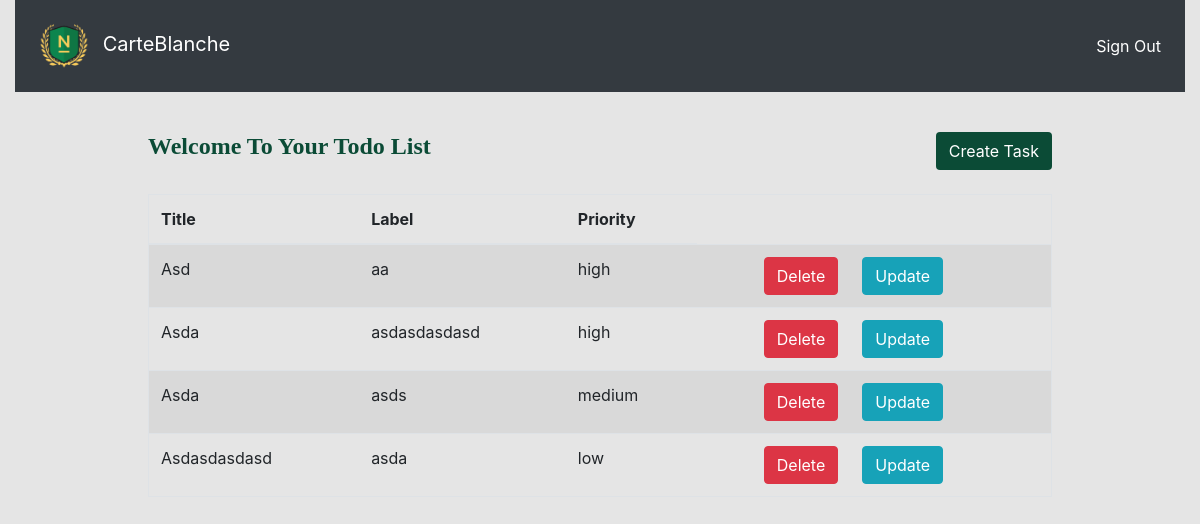
Before: /index (signed in) with the older database file.
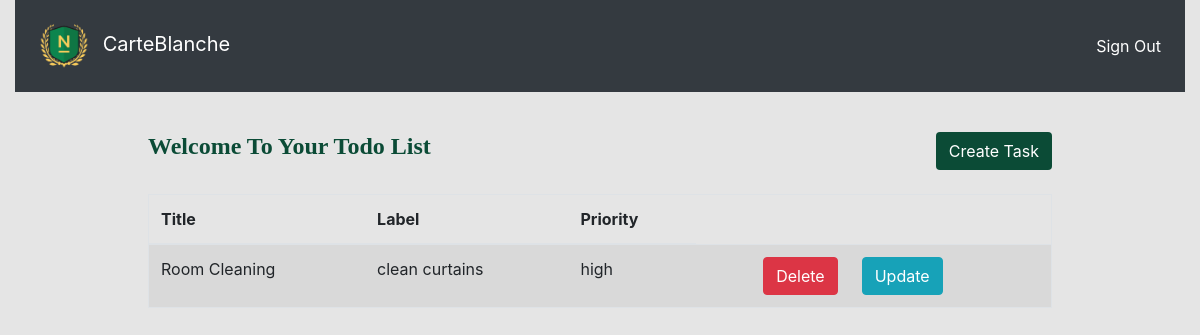
After: the same page with the newer database file.
### app.py (models this page shows)
class Task(db.Model):
    id = db.Column(db.Integer, primary_key=True)
    title = db.Column(db.String(200), nullable = False)
    priority = db.Column(db.String(20), nullable = False)
    label = db.Column(db.String(30), nullable = True)
    todo_id = db.Column(db.Integer, db.ForeignKey('todo.id'), nullable=False)
    todo = db.relationship('Todo',
        backref=db.backref('task', lazy=True))

### app.py (the view)
@app.route("/index")
def index():
    if 'username' not in session:
        return redirect(url_for('login'))
    else:
        results = None
        try:
            username = session["username"].lower()
            user = User.query.filter_by(username=username).first()
            todo = Todo.query.filter_by(user_id=user.id).first()
            order = {'low' : 3, 'medium' : 2, "high" : 1}
            sort_logic = case(value=Task.priority, whens=order).label("priority")
            results = Task.query.filter_by(todo_id=todo.id).order_by(sort_logic).all()
            print(results)
            return render_template("index.html", results = results, todo_id = todo.id )
        except:
            print("Error Occured")
    return render_template("index.html", results = results, todo_id = todo.id )

### templates/index.html (shortened to what this page needs)
{% extends 'base.html' %}
{% block body %}
<div class="container-fluid">
    <nav class="navbar navbar-expand-sm bg-dark navbar-dark p-3">
        <a class="navbar-brand" href="#">
            <img src="{{ url_for('static', filename='images/logo.png') }}"
                width="50px" height="50px" class="mx-2">
                CarteBlanche
        </a>
        <ul class="navbar-nav ml-auto">
        <li class="nav-item active">
            <a class="nav-link" href="{{ url_for('logout') }}">Sign Out</a>
        </li>
        </ul>
    </nav>
    <div class="m-auto mt-4 p-3" style="max-width: 80%;">
        <div class="row mt-4 mb-4">
            <div class="col-8 font-weight-bold">
                <h4 class="main_color" style="font-weight: 600; font-family:Verdana">Welcome To Your Todo List</h4>
            </div>
            <div class="col-4 text-right">
                <a class="btn main_back text-white" href="{{ url_for('create_task', todo_id = todo_id) }}">Create Task</a>
            </div>
        </div>
        <div class="row mt-4">
            <div class="col">
                <table class="table table-striped border">
                    <thead>
                        <th>Title</th>
                        <th>Label</th>
                        <th>Priority</th>
                    </thead>
                    <tbody>
                    {% if results %}
                        {% for x in results %}
                            <tr class="my-3">
                                <td>{{ x["title"] }}</td>
                                <td>{{ x["label"] }}</td>
                                <td>{{ x["priority"] }}</td>
                                <td class="text-right"><a href='{{url_for("delete_task", task_id=x["id"])}}' class="btn btn-danger">Delete</a></td>
                                <td><a href='{{ url_for("update_task", task_id= x["id"]) }}' class="btn btn-info">Update</a></td>
                                <td></td>
                            </tr>
                        {% endfor %}
                    {% endif %}
                    </tbody>
                </table>
            </div>
        </div>
    </div>
</div>
{% endblock %}

### templates/base.html (shortened to what this page needs)
<!DOCTYPE html>
<html lang="en">
<head>
    <link rel="stylesheet" href="https://cdn.jsdelivr.net/npm/bootstrap@4.6.1/dist/css/bootstrap.min.css">
    <link rel="stylesheet" href="{{ url_for('static', filename='css/main.css') }}">
</head>
<body>
    {% block body %} {% endblock %}
</body>
</html>

### static/css/main.css (style rules this page uses)
body { background-color: #E5E5E5; }
.main_back { background-color: #0B4B36; }
.main_color { color: #0B4B36; }

Changed rows visible on the page:
removed Task: title "Asd", label "aa", priority "high"
removed Task: title "Asda", label "asdasdasdasd", priority "high"
removed Task: title "Asda", label "asds", priority "medium"
removed Task: title "Asdasdasdasd", label "asda", priority "low"
added Task: title "Room Cleaning", label "clean curtains", priority "high"
